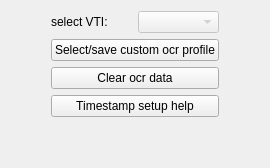
               <widget class="QWidget" name="tab_20">
                <attribute name="title">
                 <string>Timestamp</string>
                </attribute>
                <layout class="QGridLayout" name="gridLayout_20">
                 <item row="1" column="4">
                  <spacer name="horizontalSpacer_73">
                   <property name="orientation">
                    <enum>Qt::Horizontal</enum>
                   </property>
                   <property name="sizeHint" stdset="0">
                    <size>
                     <width>40</width>
                     <height>20</height>
                    </size>
                   </property>
                  </spacer>
                 </item>
                 <item row="1" column="3">
                  <widget class="QLabel" name="lprofileButtonSpacingLabel_3">
                   <property name="text">
                    <string/>
                   </property>
                  </widget>
                 </item>
                 <item row="1" column="2">
                  <widget class="QLabel" name="vtiSpacerLabel_3">
                   <property name="text">
                    <string/>
                   </property>
                  </widget>
                 </item>
                 <item row="0" column="1" rowspan="2" colspan="3">
                  <layout class="QVBoxLayout" name="verticalLayout_51">
                   <item>
                    <layout class="QHBoxLayout" name="horizontalLayout_74">
                     <item>
                      <widget class="QLabel" name="vtiSelectLabel">
                       <property name="toolTip">
                        <string>&lt;html&gt;&lt;head/&gt;&lt;body&gt;&lt;p&gt;This control provides a drop-down list of VTI (video time inserter) models for which OCR (optical character recognition) timestamp processing is available. Selecting an entry will cause a constellation of character extraction boxes to be displayed on the image and there will be an automatic switch to field view and to a frame other than frame 0 --- which is often an improperly formatted frame with duplicate fields (a startup artifact of the frame grabber).&lt;/p&gt;&lt;p&gt;&lt;span style=&quot; font-weight:600; color:#fc0107;&quot;&gt;Note that this control will only be active when an AVI/SER-WCS folder is in use AND model digit training has not been completed. Its purpose is to provide a default set of ocr character selection boxes that are approximately in good positions.&lt;/span&gt;&lt;/p&gt;&lt;p&gt;If the character selection boxes enclose the correct characters and are reasonably well-aligned, then you're ready to do fine adjustments to the box positions and, after all the boxes have had their positions optimized, select the digits 0 to 9 that will be used as model digits for the optical character recognition algorithms.&lt;/p&gt;&lt;p&gt;If you're using a Kiwi VTI, which has two positions for the timestamp and switches from one to the other when the minutes field changes, you must first determine whether the timestamp is in its lefthand position or its righthand position because you need to know which set of selection boxes to put on the image (the dropdown list for Kiwi provides a lefthand and a righthand version). So, for the Kiwi you will need to:&lt;/p&gt;&lt;p&gt;&lt;span style=&quot; font-weight:600; color:#fc0107;&quot;&gt;1)&lt;/span&gt; Try both the lefthand and righthand selection box sets --- if one them already fits well, go ahead and use it, skipping steps 2 and 3 below. If there was &lt;span style=&quot; text-decoration: underline;&quot;&gt;no&lt;/span&gt; obvious 'winner', then perform the next steps.&lt;/p&gt;&lt;p&gt;&lt;span style=&quot; font-weight:600; color:#fc0107;&quot;&gt;2)&lt;/span&gt; Starting with frame 1, move forward in 10 second increments until the time stamp shifts. If it shifts to the right, then frame 1 has a left-positioned timestamp. If it shifts to the left, then frame 1 has a right-positioned timestamp.&lt;/p&gt;&lt;p&gt;&lt;span style=&quot; font-weight:600; color:#fc0107;&quot;&gt;3)&lt;/span&gt; Move back to frame 1 and click the select VTI dropdown list --- choose Kiwi lefthand or righthand to match the position of the timestamp determined above.&lt;/p&gt;&lt;p&gt;The next step is jog the position of the selection boxes so that the enclosed characters are well-centered.&lt;/p&gt;&lt;p&gt;&lt;span style=&quot; font-weight:600; color:#fc0107;&quot;&gt;===============================================================&lt;/span&gt;&lt;/p&gt;&lt;p&gt;&lt;span style=&quot; font-weight:600;&quot;&gt;The easiest way to adjust the selection boxes is to put the mouse cursor inside a selection and press j on the keyboard. The selection box color will change from red to yellow to show that it can be jogged by the keyboard arrow keys. The thumbnail expanded view of the selection box will be active during jog movements, so it is very easy to see when good centering has been achieved. Press the j key again to disable jogging on that box and move your cursor to the next box. Rinse and repeat until all characters are well centered.&lt;/span&gt;&lt;/p&gt;&lt;p&gt;&lt;span style=&quot; font-weight:600; color:#fc0107;&quot;&gt;===============================================================&lt;/span&gt;&lt;/p&gt;&lt;p&gt;It is also possible to right-click on an ocr selection box and use the resulting pop-up menu to enable all ocr boxes in a row to be enabled for jogging, or even all selection boxes at once. The arrow keys control the jogs and their direction. When a selection box is joggable (responds to the keyboard arrow keys), its color will change from red to yellow.&lt;/p&gt;&lt;p&gt;Finally, record the digits 0 through 9 as model digits to complete the 'training' for the avi in this folder --- you may have to advance the video to subsequent frames to get a particular character sample.&lt;/p&gt;&lt;p&gt;We call the set of character selection boxes and the model digits an OCR profile. OCR profiles can be saved to (and loaded from) a list. This facility is provided because, for a given recording chain --- camera, VTI, frame-grabber ---, it is very likely that the OSD characters will be in the same place for all recordings employing that chain. So once an OCR profile has been established for that chain, it should be saved for reuse.&lt;/p&gt;&lt;/body&gt;&lt;/html&gt;</string>
                       </property>
                       <property name="text">
                        <string>select VTI: </string>
                       </property>
                      </widget>
                     </item>
                     <item>
                      <widget class="QComboBox" name="vtiSelectComboBox">
                       <property name="enabled">
                        <bool>false</bool>
                       </property>
                       <property name="toolTip">
                        <string>&lt;html&gt;&lt;head/&gt;&lt;body&gt;&lt;p&gt;&lt;span style=&quot; font-weight:600; color:#fc0107;&quot;&gt;Note: this control will only be active when an AVI-WCS folder is in use.&lt;/span&gt;&lt;/p&gt;&lt;p&gt;This control provides a drop-down list of VTI (video time inserter) models for which timestamp extraction is available.&lt;/p&gt;&lt;p&gt;Except for the &lt;span style=&quot; font-weight:600; color:#fc0107;&quot;&gt;SharpCap 8 bit avi&lt;/span&gt; entry, selecting an entry will cause a constellation of character extraction boxes to be displayed on the image (which automatically switches to field view).&lt;/p&gt;&lt;p&gt;If the character selection boxes enclose the correct characters and are well-aligned, then you're ready to go.&lt;/p&gt;&lt;p&gt;If you're dealing with a Kiwi timestamp, which has two positions for the timestamp character --- a left position and a right position --- you should first select the position that best encloses the timestamp characters in the displayed frame.&lt;/p&gt;&lt;p&gt;If the character boxes are not well aligned, use the jogging buttons to the right to achieve a better alignment.&lt;/p&gt;&lt;p&gt;&lt;span style=&quot; font-weight:600; text-decoration: underline; color:#fc0107;&quot;&gt;Note: Kiwi timestamp boxes must only be adjusted (jogged) when the timestamp position is the same as that of frame 1.&lt;/span&gt;&lt;/p&gt;&lt;p&gt;&lt;span style=&quot; color:#000000;&quot;&gt;The &lt;/span&gt;&lt;span style=&quot; font-weight:600; color:#fc0107;&quot;&gt;SharpCap 8 bit avi&lt;/span&gt; entry is special in that no OCR (optical character recognition) is needed. This is because the SharpCap program encodes a 64 bit timestamp in the first 8 bytes of the image and that is where PyMovie gets its timestamp information. So, there are no character selection boxes and there is no need to save a profile.&lt;/p&gt;&lt;/body&gt;&lt;/html&gt;</string>
                       </property>
                       <property name="currentText">
                        <string/>
                       </property>
                       <property name="currentIndex">
                        <number>-1</number>
                       </property>
                      </widget>
                     </item>
                    </layout>
                   </item>
                   <item>
                    <widget class="QPushButton" name="loadCustomProfilesButton">
                     <property name="toolTip">
                      <string>&lt;html&gt;&lt;head/&gt;&lt;body&gt;&lt;p&gt;This button is only active whan an AVI/SER-WCS folder is open.&lt;/p&gt;&lt;p&gt;In that case, it displays the list of available custom ocr profiles (character selection box placements and model digits) retrieved from the file found in your user home directory with the name pymovie-ocr-profiles.p&lt;/p&gt;&lt;p&gt;In the dialog box that appears, you can:&lt;/p&gt;&lt;p&gt;1) edit the names of previously saved profiles or &lt;/p&gt;&lt;p&gt;2) give a name to and save the current profile or&lt;/p&gt;&lt;p&gt;3) delete a saved profile or&lt;/p&gt;&lt;p&gt;4) select a profile and 'load it'. This will overwrite the currently active ocr profile.&lt;/p&gt;&lt;p&gt;To share (or get a profile from another user), these are the files in the AVI-WCS folder that comprise the ocr profile:&lt;/p&gt;&lt;p&gt;&lt;span style=&quot; font-weight:600; color:#fc0107;&quot;&gt;custom-boxes-upper.p&lt;/span&gt;&lt;/p&gt;&lt;p&gt;&lt;span style=&quot; font-weight:600; color:#fc0107;&quot;&gt;custom-boxes-lower.p&lt;/span&gt;&lt;/p&gt;&lt;p&gt;&lt;span style=&quot; font-weight:600; color:#fc0107;&quot;&gt;custom-digits.p&lt;/span&gt;&lt;/p&gt;&lt;p&gt;&lt;span style=&quot; font-weight:600; color:#fc0107;&quot;&gt;formatter.txt&lt;/span&gt;&lt;/p&gt;&lt;p&gt;Sharing just those files is all that is required. Put them in your AVI/SER-WCS folder and then use this dialog to save that profile with a name of your choosing into your personal list of custom ocr profiles.&lt;/p&gt;&lt;/body&gt;&lt;/html&gt;</string>
                     </property>
                     <property name="text">
                      <string>Select/save custom ocr profile</string>
                     </property>
                    </widget>
                   </item>
                   <item>
                    <widget class="QPushButton" name="clearOcrDataButton">
                     <property name="toolTip">
                      <string>&lt;html&gt;&lt;head/&gt;&lt;body&gt;&lt;p&gt;This button deletes all OCR profile files from the current folder--- it's a 'clean start-over' to be used when an OCR setup/training session has gone pear-shaped in a big way.&lt;/p&gt;&lt;/body&gt;&lt;/html&gt;</string>
                     </property>
                     <property name="text">
                      <string>Clear ocr data</string>
                     </property>
                    </widget>
                   </item>
                   <item>
                    <widget class="QPushButton" name="vtiHelpButton">
                     <property name="focusPolicy">
                      <enum>Qt::NoFocus</enum>
                     </property>
                     <property name="toolTip">
                      <string>&lt;html&gt;&lt;head/&gt;&lt;body&gt;&lt;p&gt;&lt;span style=&quot; font-weight:600; color:#fc0107;&quot;&gt;The &lt;/span&gt;&lt;span style=&quot; font-weight:600; color:#0000ff;&quot;&gt;select VTI:&lt;/span&gt;&lt;span style=&quot; font-weight:600; color:#fc0107;&quot;&gt; dropdown list will only be active when an AVI/SER-WCS folder is in use AND model digit training has not been completed.&lt;/span&gt;&lt;/p&gt;&lt;p&gt;&lt;span style=&quot; font-weight:600; color:#fc0107;&quot;&gt;An AVI/SER-WCS folder is needed because setting up the VTI timestamp extraction profile (selection box positions and character trainings) produces files that are unique to the present video and so need a space of their own in which to be saved.&lt;/span&gt;&lt;/p&gt;&lt;p&gt;The &lt;span style=&quot; font-weight:600; color:#0000ff;&quot;&gt;select VTI:&lt;/span&gt; control provides a drop-down list of VTI (video time inserter) models for which OCR (optical character recognition) timestamp processing is available. Selecting an entry will cause a constellation of character extraction boxes to be displayed on the image and there will be an automatic switch to field view and to a frame other than frame 0 --- which is often an improperly formatted frame with duplicate fields (a startup artifact of the frame grabber).&lt;/p&gt;&lt;p&gt;If the character selection boxes enclose the correct characters and are reasonably well-aligned, then you're ready to do fine adjustments to the box positions and, after all the boxes have had their positions optimized, select the digits 0 to 9 that will be used as model digits for the optical character recognition algorithms.&lt;/p&gt;&lt;p&gt;If you're using a Kiwi VTI, which has two positions for the timestamp and switches from one to the other when the minutes field changes, you must first determine whether the timestamp is in its lefthand position or its righthand position because you need to know which set of selection boxes to put on the image (the dropdown list for Kiwi provides a lefthand and a righthand version). So, for the Kiwi you will need to:&lt;/p&gt;&lt;p&gt;&lt;span style=&quot; font-weight:600; color:#fc0107;&quot;&gt;1)&lt;/span&gt; Try both the lefthand and righthand selection box sets --- if one them already fits well, go ahead and use it, skipping steps 2 and 3 below. If there was &lt;span style=&quot; text-decoration: underline;&quot;&gt;no&lt;/span&gt; obvious 'winner', then perform the next steps.&lt;/p&gt;&lt;p&gt;&lt;span style=&quot; font-weight:600; color:#fc0107;&quot;&gt;2)&lt;/span&gt; Starting with frame 1, move forward in 10 second increments until the time stamp shifts. If it shifts to the right, then frame 1 has a left-positioned timestamp. If it shifts to the left, then frame 1 has a right-positioned timestamp.&lt;/p&gt;&lt;p&gt;&lt;span style=&quot; font-weight:600; color:#fc0107;&quot;&gt;3)&lt;/span&gt; Move back to frame 1 and click the select VTI dropdown list --- choose Kiwi lefthand or righthand to match the position of the timestamp determined above.&lt;/p&gt;&lt;p&gt;The next step is jog the position of the selection boxes so that the enclosed characters are well-centered.&lt;/p&gt;&lt;p&gt;&lt;span style=&quot; font-weight:600; color:#fc0107;&quot;&gt;===============================================================&lt;/span&gt;&lt;/p&gt;&lt;p&gt;&lt;span style=&quot; font-weight:600;&quot;&gt;The easiest way to adjust the selection boxes is to put the mouse cursor inside a selection and press j on the keyboard. The selection box color will change from red to yellow to show that it can be jogged by the keyboard arrow keys. The thumbnail expanded view of the selection box will be active during jog movements, so it is very easy to see when good centering has been achieved. Press the j key again to disable jogging on that box and move your cursor to the next box. Rinse and repeat until all characters are well centered.&lt;/span&gt;&lt;/p&gt;&lt;p&gt;&lt;span style=&quot; font-weight:600; color:#fc0107;&quot;&gt;===============================================================&lt;/span&gt;&lt;/p&gt;&lt;p&gt;It is also possible to right-click on an ocr selection box and use the resulting pop-up menu to enable all ocr boxes in a row to be enabled for jogging, or even all selection boxes at once. The arrow keys control the jogs and their direction. When a selection box is joggable (responds to the keyboard arrow keys), its color will change from red to yellow.&lt;/p&gt;&lt;p&gt;Finally, record the digits 0 through 9 as model digits to complete the 'training' for the avi in this folder --- you may have to advance the video to subsequent frames to get a particular character sample.&lt;/p&gt;&lt;p&gt;We call the set of character selection boxes and the model digits an OCR profile. OCR profiles can be saved to (and loaded from) a list. This facility is provided because, for a given recording chain --- camera, VTI, frame-grabber ---, it is very likely that the OSD characters will be in the same place for all recordings employing that chain. So once an OCR profile has been established for that chain, it should be saved for reuse.&lt;/p&gt;&lt;/body&gt;&lt;/html&gt;</string>
                     </property>
                     <property name="text">
                      <string>Timestamp setup help</string>
                     </property>
                    </widget>
                   </item>
                  </layout>
                 </item>
                 <item row="0" column="0">
                  <spacer name="horizontalSpacer_74">
                   <property name="orientation">
                    <enum>Qt::Horizontal</enum>
                   </property>
                   <property name="sizeHint" stdset="0">
                    <size>
                     <width>40</width>
                     <height>20</height>
                    </size>
                   </property>
                  </spacer>
                 </item>
                 <item row="2" column="2">
                  <spacer name="verticalSpacer_18">
                   <property name="orientation">
                    <enum>Qt::Vertical</enum>
                   </property>
                   <property name="sizeHint" stdset="0">
                    <size>
                     <width>20</width>
                     <height>40</height>
                    </size>
                   </property>
                  </spacer>
                 </item>
                </layout>
               </widget>
